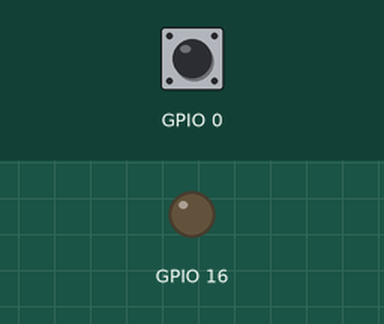
Simulated run of this sketch. Board: ESP8266 (NodeMCU). On the bench: output pins drawn as LEDs (lit = HIGH). Dashed ring = blinking. Inputs (shaded band) come from the test bench; at power-on: GPIO 0 HIGH.

Above: at 1.2 s.
1.3 s: GPIO 0 pulsed LOW 5 times (0.12 s each, 0.3 s apart)
At 1.62 s:
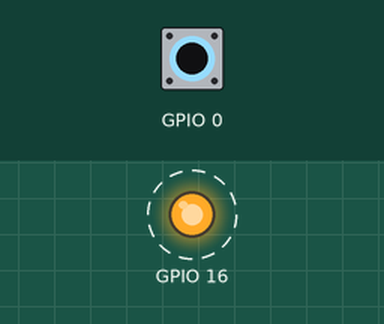
At 4.0 s:
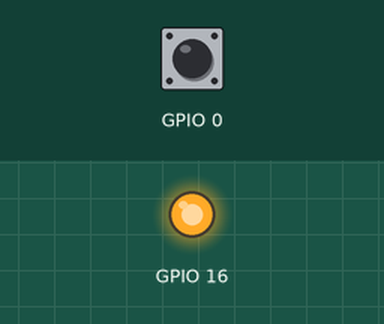
Timing chart, 0 to 5.5 s (numbered marks = the images above; inputs shaded):
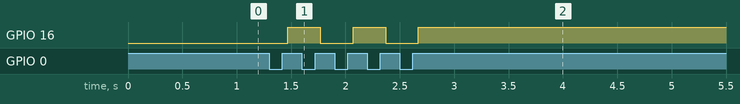

The sketch:

gpio_node_mcu.ino
```cpp
#include <ESP8266WiFi.h>
void setup()
{
  pinMode(0, INPUT);
  pinMode(16, OUTPUT);
}
void loop()
{
  if (digitalRead(0) == 0)
  {
    delay(50);     //nhieu suon xuong
    while (digitalRead(0) == 0);   //neu digitalRead(0)==0 thi khong lam gi ca
    delay(50);    //nhieu suon len
    if (digitalRead(16) == 0) digitalWrite(16, 1);     // digitalWrite(16,!digitalRead(16));
    else digitalWrite(16,0);                           //thay 2 dong tren
  }
}
```

Measured:
- after the input at 1.3 s, GPIO 16: alternates HIGH for 0.30 s and LOW for 0.30 s, 5 changes in all, then stays HIGH, starting after 0.17 s
